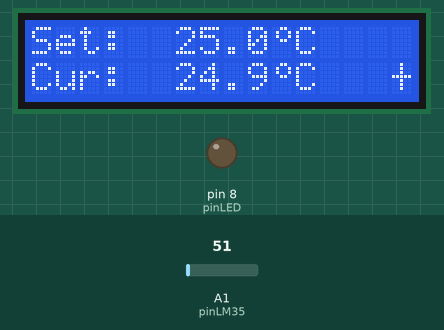
A sketch run on a simulated Arduino Uno, built with avr-gcc and run on an emulated ATmega328P. Parts: 16×2 character LCD, output pins drawn as LEDs (lit = HIGH). The test bench sets the inputs (shaded band); at power-on: A1 (pinLM35) = 51.

Above: at 1.2 s.
1.3 s: A1 (pinLM35) set to 57
At 1.9 s:
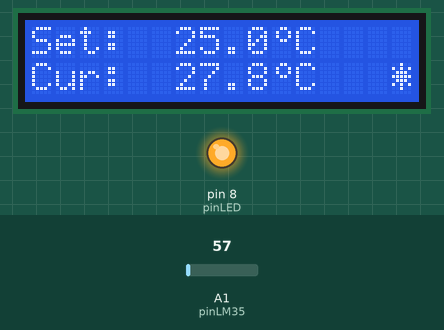
3.0 s: A1 (pinLM35) set to 71
At 4.2 s:
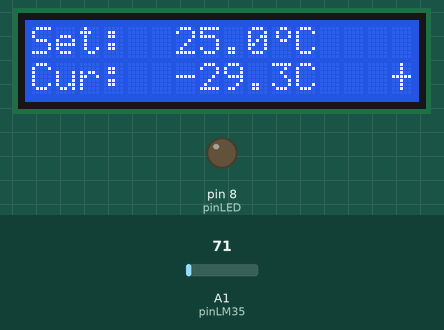
4.5 s: A1 (pinLM35) set to 61
At 5.9 s:
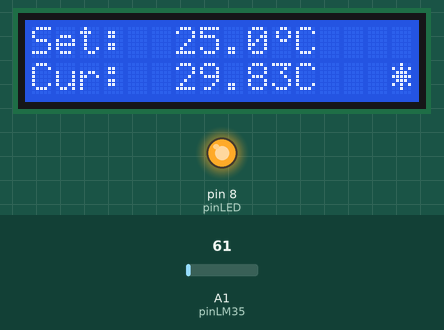
Timing chart, 0 to 7.5 s (numbered marks = the images above; inputs shaded):
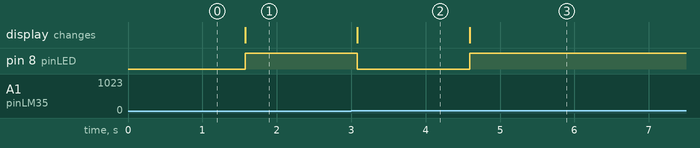

Measured:
- the behaviour switches between 51 and 52 on A1 (pinLM35) (found by bisection; images 0 and 1)
- after the input at 1.3 s, pin 8 (pinLED): LOW → HIGH after 0.28 s; the display: changes after 0.28 s (image 1)
- after the input at 3.0 s, pin 8 (pinLED): HIGH → LOW after 0.08 s; the display: changes after 0.08 s (image 2)
- after the input at 4.5 s, pin 8 (pinLED): LOW → HIGH after 0.09 s; the display: changes after 0.09 s (image 3)

The sketch:

LCD.ino
```cpp
#include <LiquidCrystal.h>
LiquidCrystal lcd(2, 3, 4, 5, 6, 7);
float set = 25.0, cur;
const int pinLED = 8;
const int pinLM35 = 1;
int val = 0;
byte degree[8]={ B00110, B01001, B01001, B00110, B00000, B00000, B00000, B00000, };
byte fan_on[8]={ B00100, B10101, B01110, B11111, B01110, B10101, B00100, B00000, };
byte fan_off[8]={ B00100, B00100, B00100, B11111, B00100, B00100, B00100, B00000, };

void setup() {
  pinMode(pinLED,OUTPUT);
  digitalWrite(pinLED,0);
  lcd.begin(16, 2);
  lcd.createChar(0, degree);
  lcd.createChar(1, fan_off);
  lcd.createChar(2, fan_on);

  lcd.setCursor(0, 0); lcd.print("Set:");
  lcd.setCursor(10, 0); lcd.write((byte)0);
  lcd.setCursor(11, 0); lcd.print("C");
  lcd.setCursor(0, 1); lcd.print("Cur:");
  lcd.setCursor(10, 1); lcd.write((byte)0);
  lcd.setCursor(11, 1); lcd.print("C");
}

void loop() {
  val = analogRead(pinLM35);
  cur = val * 5 * 100 / 1024.0;
  lcd.setCursor(6, 0);lcd.print(set, 1);
  lcd.setCursor(6, 1); lcd.print(cur, 1); //1은 소수
  lcd.setCursor(15,1);
  if (cur > set) {
    lcd.write(2); digitalWrite(pinLED,1);
  }
  else {
    lcd.write(1); digitalWrite(pinLED,0);
  }
  delay(500);
}
```
